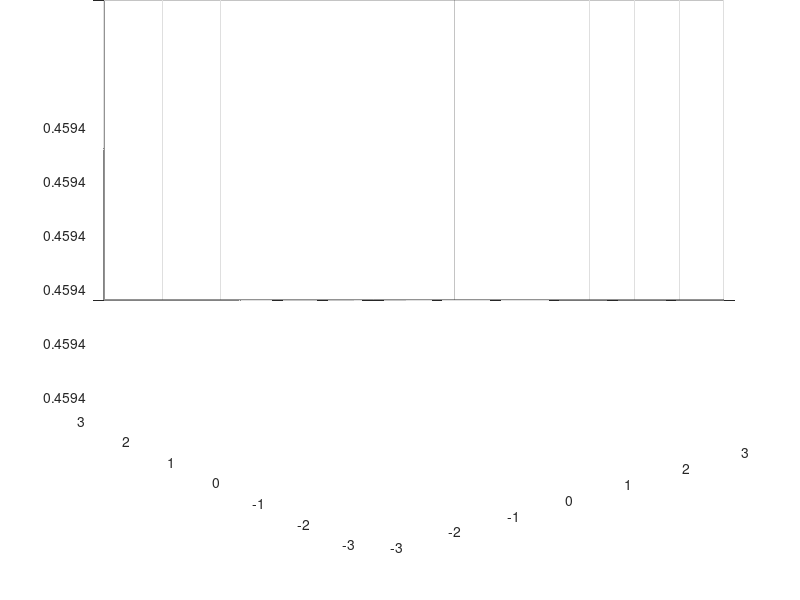

This chart was generated by the following MATLAB code:
clc
clear all
x1=[-3:0.3:3];
x2=[-3:0.3:3];
[x,y]=meshgrid(x1,x2);
k=1/(2*pi*sqrt(0.12));
a=0.91*(x-0.5).^2;
b=2*0.75*(y-0.3)*(x-0.5);
c=(y-0.3).^2;
z=a-b+c;
fz=k*exp(-0.5*1e-10*z);
mesh(x1,x2,fz);
